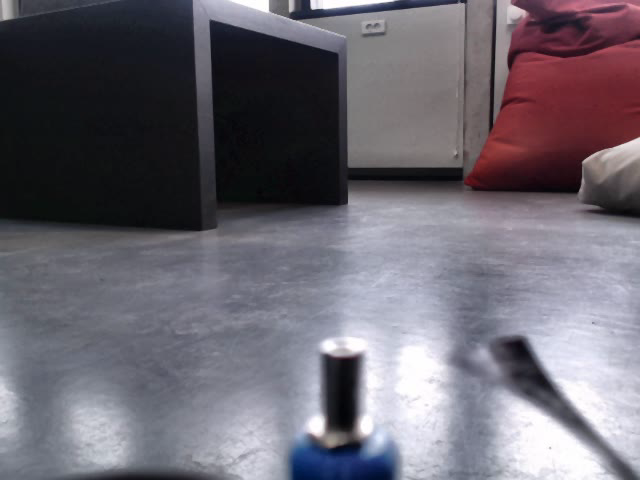
#> input picture frame 2 of test_pics/outcpp.mp4, 640 x 480 px, given in place of the camera
$ jupyter execute --allow-errors vision3.ipynb   (text cells are left out)
#> lines starting #> are read from the running program, lines starting #| are printed output that depends on the picture; after the words box and inside, x2 and y2 are one past the last pixel; in counts of white or black regions, pixels touching at a corner belong together
[cell 1]
# Name: vision3
# By viggo and mikkel and also mads D NN.
import numpy as np
import argparse
import matplotlib.pyplot as plt
import cv2


low_apple_red = (4.6, 218.79, 211.905)
high_apple_red = (3.95, 181, 171.12)
low_apple_raw = (0.0, 150.0, 150.0)
high_apple_raw = (15.0, 255.0, 255.0)

stream = cv2.VideoCapture(-1)
if (stream.isOpened()==False):
    print("Error opeining video stream")

while(stream.isOpened()):
    try:
        ret, frame = stream.read()
#> frame is the input picture: shape (480, 640, 3); mean B, G, R 113.2, 103.7, 108.2

        image_bgr = frame
        image = image_bgr.copy()
        image_hsv = cv2.cvtColor(image_bgr, cv2.COLOR_BGR2HSV)
#> image_hsv: shape (480, 640, 3); mean H, S, V 122.6, 42.8, 117.6

        mask_red = cv2.inRange(image_hsv,low_apple_red, high_apple_red)
#> mask_red: shape (480, 640); every value is 0
        mask_raw = cv2.inRange(image_hsv,low_apple_raw, high_apple_raw)
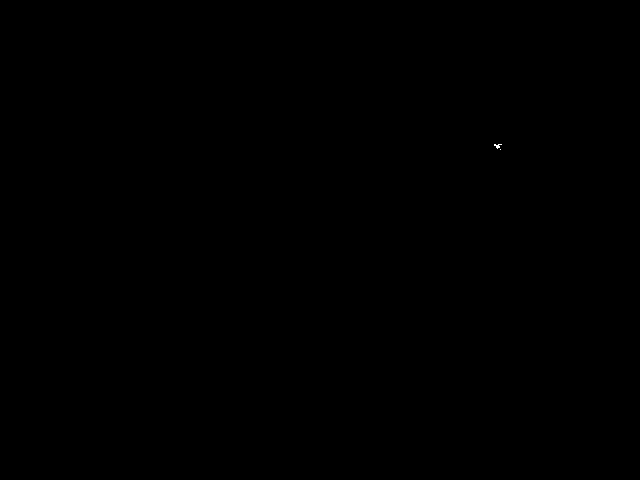
#> mask_raw: shape (480, 640); 0.01% white in thin lines or dots, all inside (x1, y1, x2, y2) = (494, 144, 502, 150)

        mask = mask_red + mask_raw

        if ret == True:
            cnts,_ = cv2.findContours(mask.copy(), cv2.RETR_EXTERNAL,cv2.CHAIN_APPROX_SIMPLE)
#> cnts = 2 contours, all with area under 20
            c_num=0
            for i,c in enumerate(cnts):
                # draw a circle enclosing the object
                ((x, y), r) = cv2.minEnclosingCircle(c)
                if r>34:
                    c_num+=1
                    cv2.circle(image, (int(x), int(y)), int(r), (0, 255, 0), 2)
                    cv2.putText(image, "#{}".format(c_num), (int(x) - 10, int(y)),
                        cv2.FONT_HERSHEY_SIMPLEX, 0.6, (255, 0, 0), 2)
                else:
                    continue
#> this loop made 2 passes
#> (x, y, r) on passes 1 to 2: (500, 149, 0.0001), (497.5, 144.5, 3.54)
#> after the loop, c_num = 0

            cv2.imshow('Frame',image)

        if cv2.waitKey(25) & 0xff == ord('q'):
#> (key q is pressed here)
            break
    except:
        print("something wrong:")
        stream.release()
        cv2.destroyAllWindows()
## Release video capture object
stream.release()
## Closes all video winwods
cv2.destroyAllWindows()


$ run again, starting later in the video
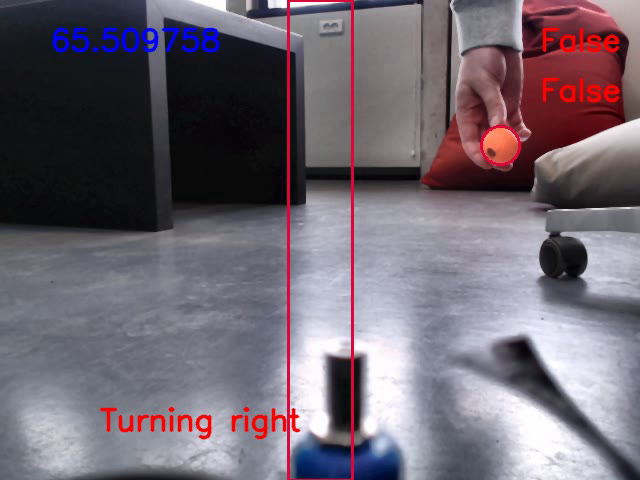
#> input picture frame 10 of test_pics/outcpp.mp4, 640 x 480 px, given in place of the camera
#> frame is the input picture: shape (480, 640, 3); mean B, G, R 113.9, 103.1, 112.9
#> image_hsv: shape (480, 640, 3); mean H, S, V 117.4, 49, 123.2
#> mask_red: shape (480, 640); every value is 0
#> `mask_raw = cv2.inRange(image_hsv,low_apple_raw, high_apple_raw)`:
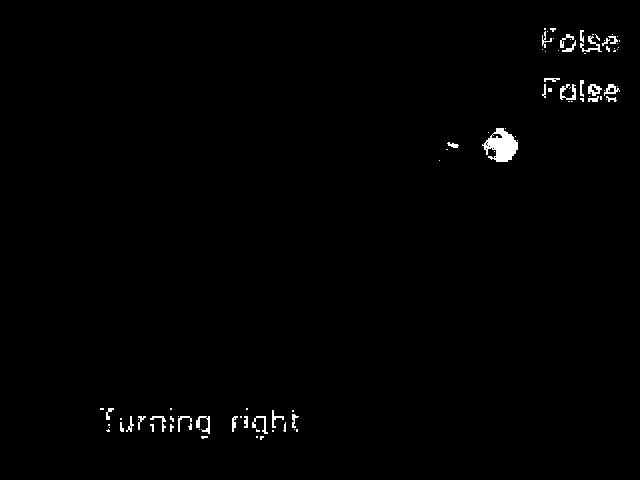
#> mask_raw: shape (480, 640); 0.86% white; 91 white regions (60 under 20 px)
#> cnts = 91 contours, 68 with area under 20; largest, box (x1, y1, x2, y2) and area: (482, 128, 518, 162) 698, (588, 84, 602, 96) 93, (604, 84, 620, 96) 78, (560, 84, 576, 100) 72, (196, 416, 210, 434) 63
#> the loop `for i,c in enumerate(cnts):` made 91 passes
#> (x, y, r) on passes 1, 3, 6, 7, 8, 9, 10, 11: (261.5, 437.5, 2.12), (204, 436.5, 3.04), (294, 429, 0.0001), (257.5, 430, 1.8), (199, 429, 0.0001), (107.5, 430.5, 1.58), (109, 427, 0.0001), (170.5, 427.5, 3.54)
#> after the loop `for i,c in enumerate(cnts):`: c_num = 0

$ run again, starting later in the video
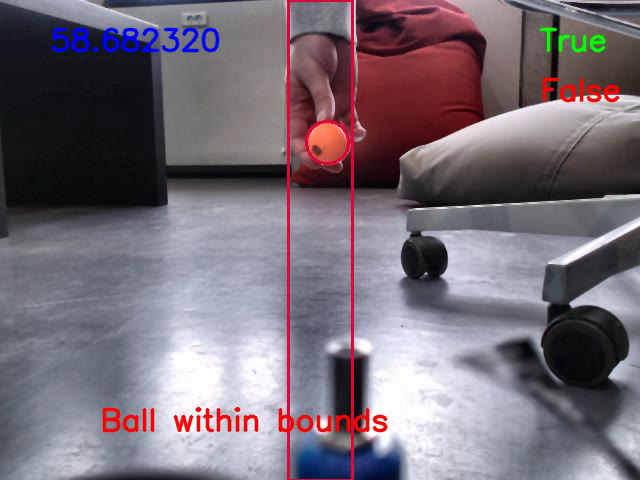
#> input picture frame 18 of test_pics/outcpp.mp4, 640 x 480 px, given in place of the camera
#> frame is the input picture: shape (480, 640, 3); mean B, G, R 119.3, 109, 119.2
#> image_hsv: shape (480, 640, 3); mean H, S, V 115.6, 49, 130.1
#> mask_red: shape (480, 640); every value is 0
#> `mask_raw = cv2.inRange(image_hsv,low_apple_raw, high_apple_raw)`:
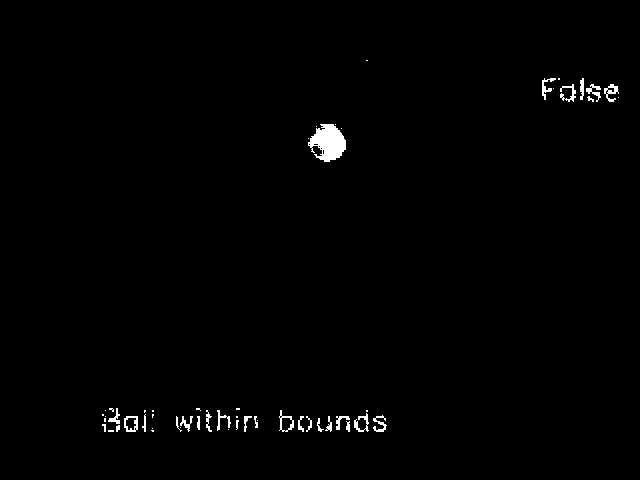
#> mask_raw: shape (480, 640); 0.92% white; 55 white regions (26 under 20 px)
#> cnts = 55 contours, 36 with area under 20; largest, box (x1, y1, x2, y2) and area: (308, 124, 346, 162) 866, (124, 416, 138, 432) 180, (279, 410, 294, 432) 176, (604, 84, 619, 102) 106, (354, 413, 369, 432) 65
#> the loop `for i,c in enumerate(cnts):` made 55 passes
#> (x, y, r) on passes 3 to 10: (228, 429, 0.0001), (152, 428, 0.0001), (180, 427, 0.0001), (117.5, 428, 3.35), (103.5, 427.5, 3.81), (347.5, 426, 5.22), (257, 420, 0.0001), (237, 424.5, 4.61)
#> after the loop `for i,c in enumerate(cnts):`: c_num = 0
